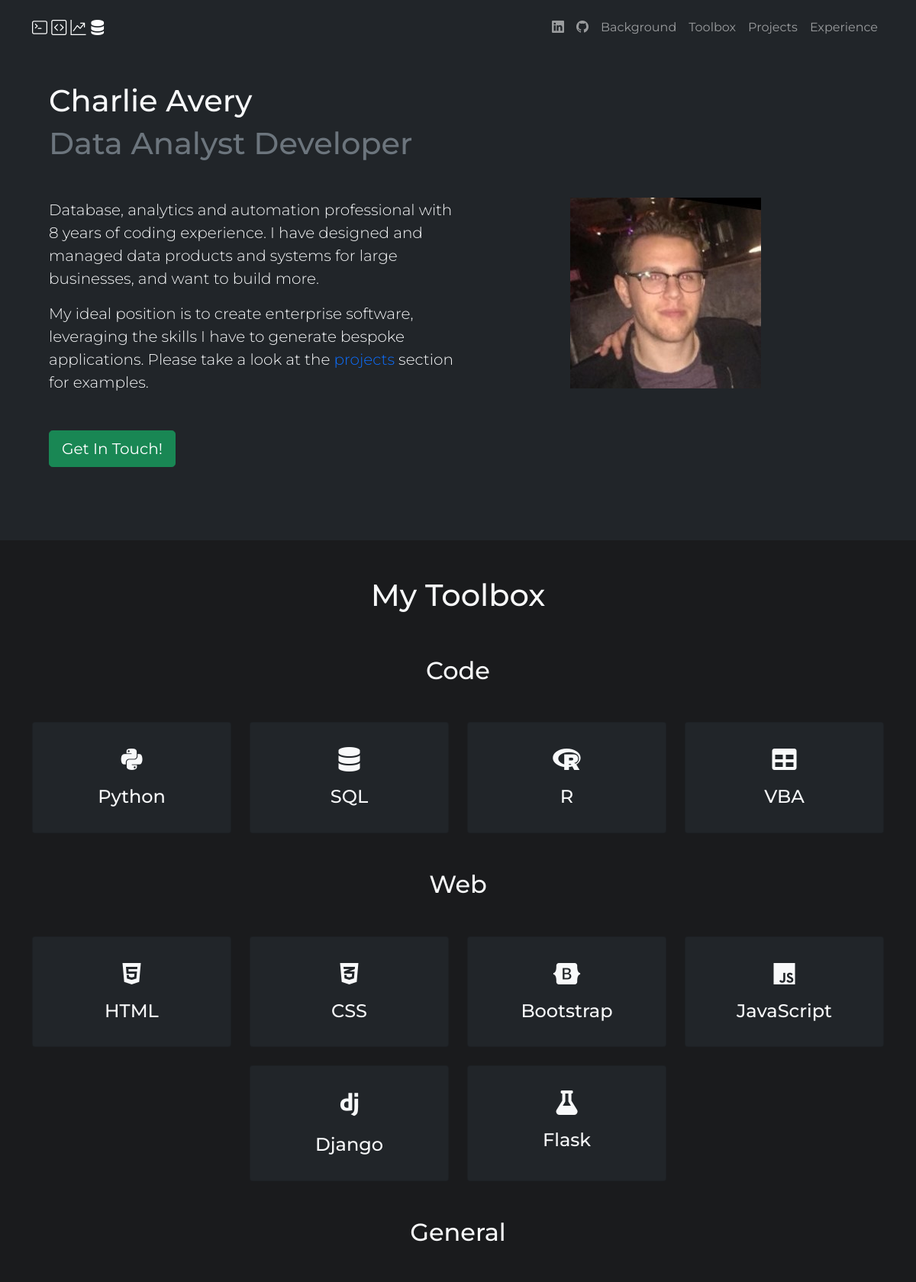
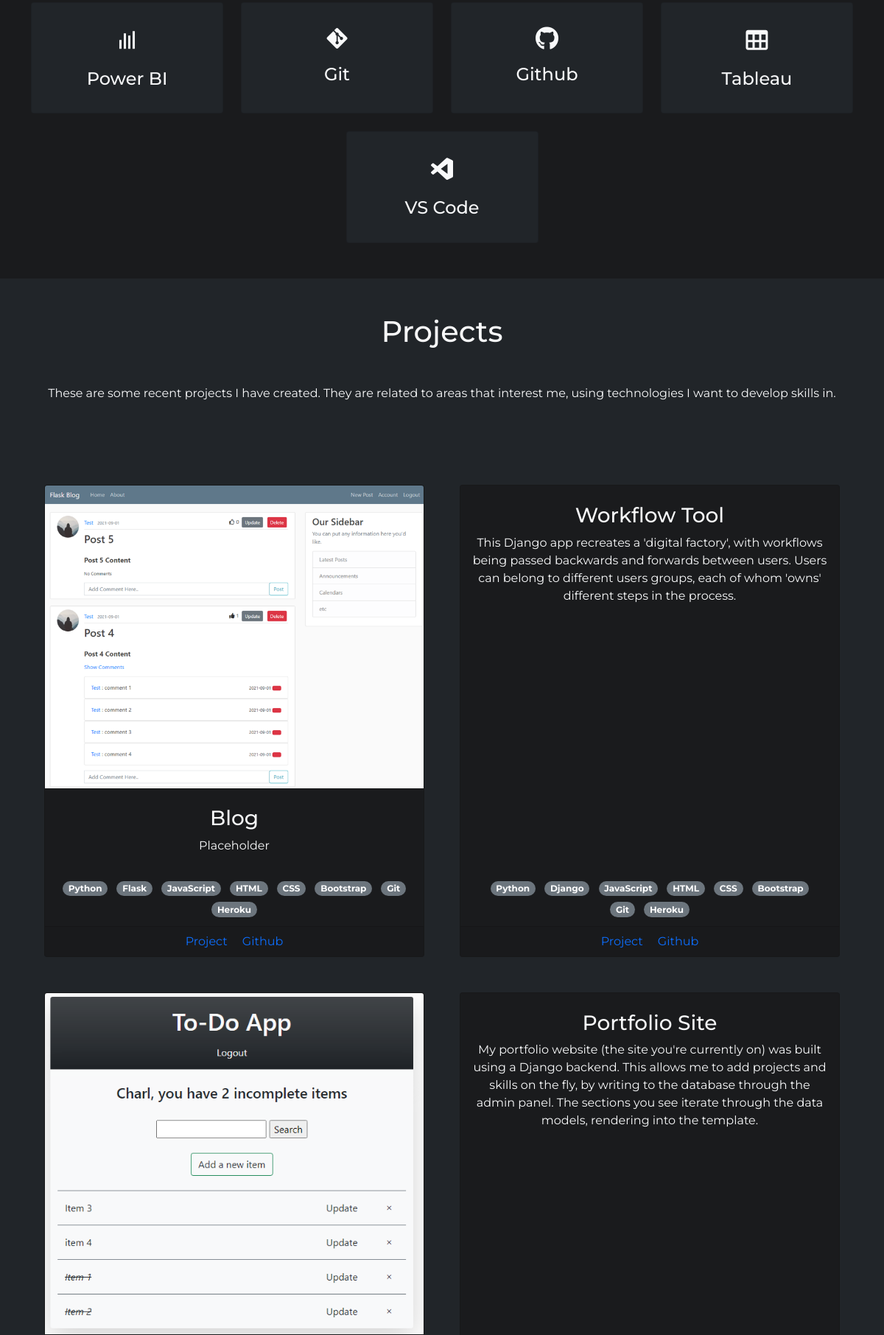
The page / (upper part) on the database its author committed (2 pictures, top to bottom).
### portfolio/models.py (models this page shows, shortened)
class TagCategory(models.Model):
    name        = models.CharField(max_length=100)
    hierarchy   = models.IntegerField(null=True, unique=True)

class Tag(models.Model):
    name        = models.CharField(max_length=100)
    tagcategory = models.ForeignKey(TagCategory, related_name='tag',
        on_delete=models.DO_NOTHING, null=True, blank=True)
    icon_class  = models.CharField(max_length=100, null=True, blank=True)

class Project(models.Model):
    name            = models.CharField(max_length=100)
    content         = models.TextField()
    date_created    = models.DateField()
    url             = models.URLField(max_length=200, null=True, blank=True)
    github_url      = models.URLField(max_length=200, null=True, blank=True)
    hierarchy       = models.IntegerField(null=True, unique=True)
    slug            = models.SlugField(max_length=20, null=True)
    image           = models.ImageField(null=True, blank=True)
    tags            = models.ManyToManyField(Tag, related_name='tag',
        through='Project_Tag',
        )

### portfolio/views.py (the view)
# urls.py: path('', views.home, name='home'),
def home(request):
    tagcats = TagCategory.objects.all().prefetch_related('tag').order_by('hierarchy')
    projects = Project.objects.all().prefetch_related('tags').order_by('hierarchy')
    context = {
        'tagcats':tagcats,
        'projects':projects,
    }
    return render(request, 'portfolio/main/index.html', context)

### templates/portfolio/main/index.html (shortened to what this page needs)
{% extends 'portfolio/base.html' %}
{% load static %}
{% block content %}
<section class="bg-dark text-light p-5 text-center text-md-start" id="background">
  <div class="container">
    <div class="d-md-flex align-items-center justify-content-between">
      <div class="col mb-5 mx-1">
        <h1>Charlie Avery </h1>
        <h1 class="text-muted">Data Analyst Developer</h1>
        <p class="lead mt-5">
          Database, analytics and automation professional with 8 years of coding experience. I have designed and managed data products and systems for large businesses, and want to build more.
        </p>
        <p class="lead mb-5">
          My ideal position is to create enterprise software, leveraging the skills I have to generate bespoke applications. Please take a look at the <a href="#projects">projects</a> section for examples.
        </p>
        <button class="btn btn-success btn-lg" data-bs-toggle="modal" data-bs-target="#contact">
          Get In Touch!
        </button>
      </div>
      <div class="col">
        <img class="mx-auto d-none d-md-block" src="{% static 'images/charlie.jfif' %}" alt="">
      </div>
    </div>
  </div>
</section>
<section class="bg-gray-8 text-light p-5" id="toolbox">
  <div class="container text-center">
    <div class="h1">My Toolbox</div>
  </div>
</section>
{% include 'portfolio/main/tools_div.html' %}
<section class="bg-dark text-light p-5" id="projects">
  <div class="container text-center">
    <div class="h1 mb-5">Projects</div>
    <p>
      These are some recent projects I have created. They are related to areas that interest me, using technologies I want to develop skills in.
    </p>
  </div>
</section>
{% include 'portfolio/main/projects_div.html' %}
{% endblock content %}

### templates/portfolio/main/tools_div.html
{% for tagcat in tagcats %}
  <section class="bg-gray-8 pb-5 text-center" id=''>
    <div class="container">
      <div class="h2 text-light mb-5">{{ tagcat.name }}</div>
      <div class="row justify-content-center g-4">
        {% for tag in tagcat.tag.all %}
        <div class="col-sm-6 col-md-3 col-lg">
          <div class="card bg-dark text-light h-100">
            <div class="card-body">
              <i class="{{ tag.icon_class }}"></i>
              <h4 class="my-3">{{ tag.name }}</h4>
            </div>
          </div>
        </div>
        {% endfor %}
      </div>
    </div>
  </section>
{% endfor %}

### templates/portfolio/main/projects_div.html
<section class="bg-dark p-5">
  <div class="container">
    <div class="row justify-content-center g-5">
      {% for p in projects %}
      <div class="col-12 col-lg-6">
        <div class="card bg-gray-8 text-light text-center h-100">
          {% if p.image %}
            <a href="{{p.url}}"><img src="{{ p.image.url }}" class="card-img-top"></a>
          {% endif %}
          <div class="card-body my-2">
            <h3 class="card-title">{{ p.name }}</h3>
            <p class="card-text">
              {{ p.content }}
            </p>
          </div>
          <div class="card-footer bg-transparent border-0">
            {% for tag in p.tags.all %}
              <span class="badge rounded-pill bg-secondary m-1">{{ tag.name }}</span>
            {% endfor %}
          </div>
          <div class="card-footer">
            <a href="{{p.url}}" class="card-link">Project</a>
            <a href="{{p.github_url}}" class="card-link">Github</a>
          </div>
        </div>
      </div>
      {% endfor %}
    </div>
  </div>
</section>

### static/style.css (style rules this page uses)
body { font-family: 'Montserrat', sans-serif; }
body::before { display: block; content: ""; height: 60px; }
section { scroll-margin-top: 60px; }
.bg-gray-8 { background-color: #1a1b1d!important; }
a:link { text-decoration: none; }

### rows shown on the page
TagCategory: name "Code"
Tag: name "Python"
Tag: name "SQL"
Tag: name "R"
Tag: name "VBA"
TagCategory: name "Web"
Tag: name "HTML"
Tag: name "CSS"
Tag: name "Bootstrap"
Tag: name "JavaScript"
Tag: name "Django"
Tag: name "Flask"
TagCategory: name "General"
Tag: name "Power BI"
Tag: name "Git"
Tag: name "Github"
Tag: name "Tableau"
Tag: name "VS Code"
Project: image (picture), name "Blog", content "Placeholder"
Tag: name "Heroku"
Project: name "Workflow Tool", content "This Django app recreates a 'digital factory', with workflows being passed backwards and forwards between users. Users can belong to different users groups, each of whom 'owns' different steps in the process."
Project: image (picture)
Project: name "Portfolio Site", content "My portfolio website (the site you're currently on) was built using a Django backend. This allows me to add projects and skills on the fly, by writing to the database through the admin panel. The sections you see iterate through the data models, rendering into the template."
